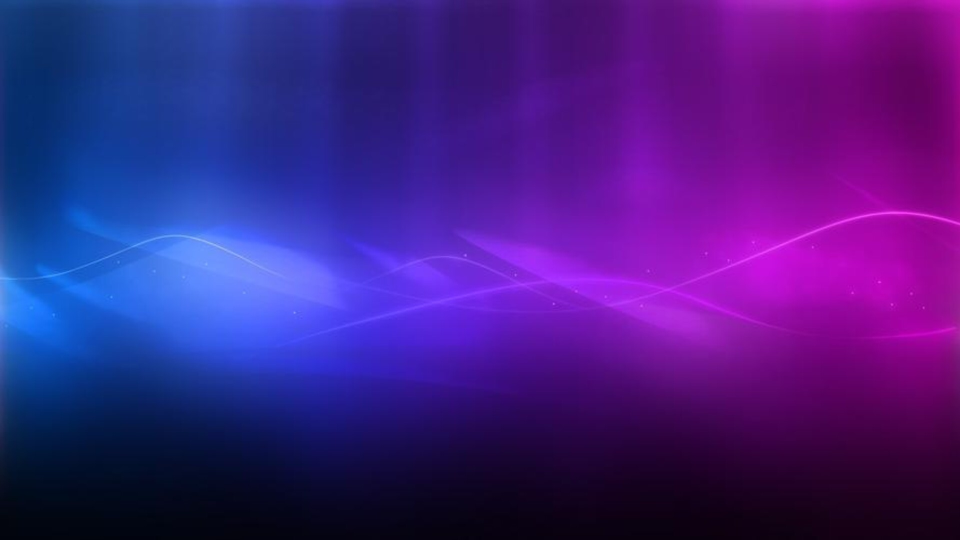
#> input picture app/docker/web/tv/images/theme2-bg.jpg, 1920 x 1080 px (shown at 1/2 size)
$ python make_topshelf.py ../app/docker/web/tv/images/theme2-bg.jpg ../app/docker/web/tv/images
#> lines starting #> are read from the running program, lines starting #| are printed output that depends on the picture
#!/usr/bin/env python3
# -*- coding: utf-8 -*-
"""
一键生成 Apple TV 背景墙(Top Shelf)所需的 4 张合规图片。

为什么需要它：Apple TV 首屏 App 上方的背景墙由 Assets.xcassets/AppIcon.brandassets
里两个 imageset 共 4 张图组成（标准 1x/2x + 宽屏 1x/2x），尺寸或命名只要有一张
不对，编译时就会被静默丢弃，表现为"换了背景墙、装到电视上却变灰/消失"。
本脚本把任意一张大图一次性等比裁剪缩放成全部 4 张、并放到正确目录、用正确文件名，
从根上杜绝漏图/错尺寸。

用法：
    pip install pillow
    python tools/make_topshelf.py 你的大图.jpg
可选第二参数指定输出根目录（默认 tvos-client/MomoKtvTV/Assets.xcassets/AppIcon.brandassets）
"""
import os, sys

try:
    from PIL import Image
except ImportError:
    sys.exit("缺少 Pillow，请先运行：pip install pillow")

# (输出相对路径, 宽, 高)
TARGETS = [
    ("Top Shelf Image.imageset/topshelf_std.png",      1920, 720),
    ("Top Shelf Image.imageset/topshelf_std_2x.png",   3840, 1440),
    ("Top Shelf Image Wide.imageset/topshelf.png",     2320, 720),
    ("Top Shelf Image Wide.imageset/topshelf_2x.png",  4640, 1440),
]

def cover_resize(img, w, h):
    """等比缩放后居中裁剪到 w×h（cover），保证不变形。"""
    iw, ih = img.size
    scale = max(w / iw, h / ih)
    nw, nh = max(1, round(iw * scale)), max(1, round(ih * scale))
    img = img.resize((nw, nh), Image.LANCZOS)
    left, top = (nw - w) // 2, (nh - h) // 2
    return img.crop((left, top, left + w, top + h))

def main():
    if len(sys.argv) < 2:
        sys.exit("用法：python tools/make_topshelf.py <输入大图> [输出根目录]")
    src = sys.argv[1]
    here = os.path.dirname(os.path.abspath(__file__))
    root = sys.argv[2] if len(sys.argv) > 2 else os.path.join(
        here, "..", "tvos-client", "MomoKtvTV", "Assets.xcassets", "AppIcon.brandassets")
    img = Image.open(src).convert("RGB")
#> img is the input picture: PIL image 1920x1080 RGB; mean R, G, B 68.3, 30.2, 133.5
    print(f"输入图尺寸：{img.size[0]} x {img.size[1]}（建议宽度≥4640）")
#| 输入图尺寸：1920 x 1080（建议宽度≥4640）
    for rel, w, h in TARGETS:
        out = os.path.join(root, rel)
        os.makedirs(os.path.dirname(out), exist_ok=True)
        cover_resize(img, w, h).save(out, "PNG")
        print(f"  生成 {rel}  {w}x{h}  ({os.path.getsize(out)//1024}KB)")
#> this loop made 4 passes
#> pass 1, in main, `cover_resize(img, w, h).save(out, "PNG")`:
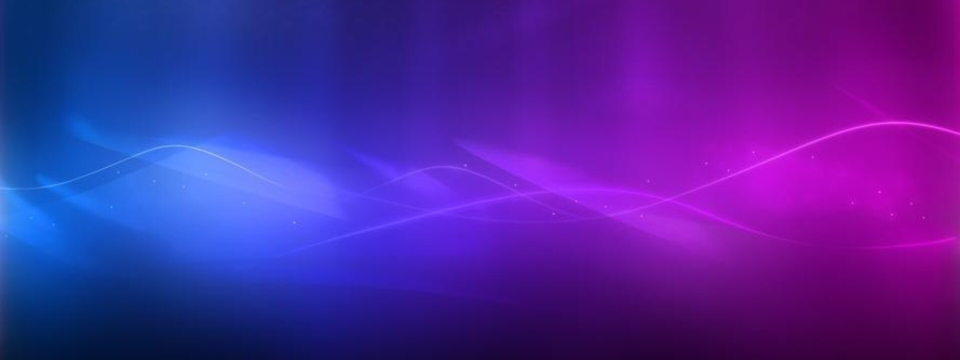
#> saved as topshelf_std.png: PIL image 1920x720 RGB (shown at 1/2 size); mean R, G, B 80.9, 36.4, 159.4
    print("完成：4 张背景墙已就位，直接提交并构建即可，CI 会再次校验尺寸。")

if __name__ == "__main__":
    main()

$ run again, on web/tv/images/theme3-bg.jpg
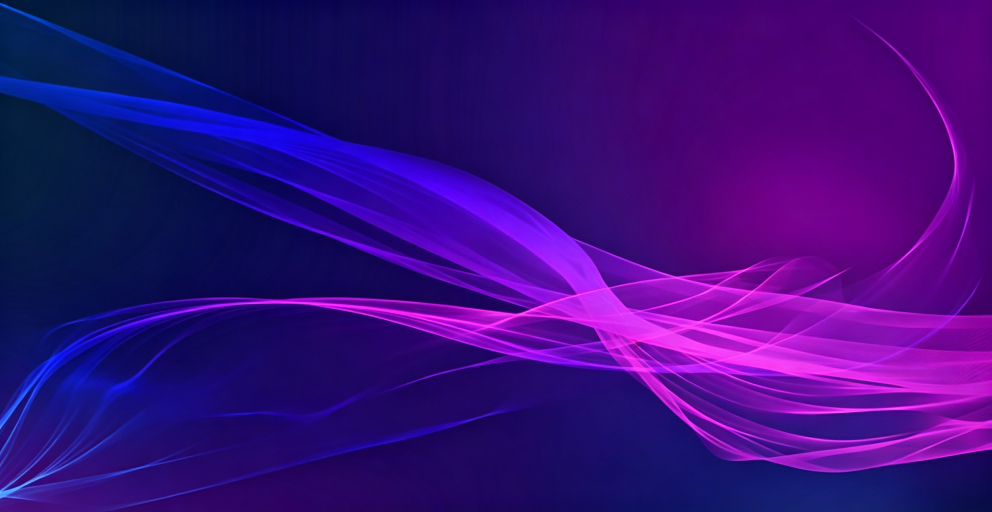
#> input picture web/tv/images/theme3-bg.jpg, 2976 x 1536 px (shown at 1/3 size)
#> in main, img is the input picture: PIL image 2976x1536 RGB; mean R, G, B 57.7, 11.9, 124.4
#| 输入图尺寸：2976 x 1536（建议宽度≥4640）
#> the loop in main, `for rel, w, h in TARGETS:` made 4 passes
#> pass 1, in main, `cover_resize(img, w, h).save(out, "PNG")`:
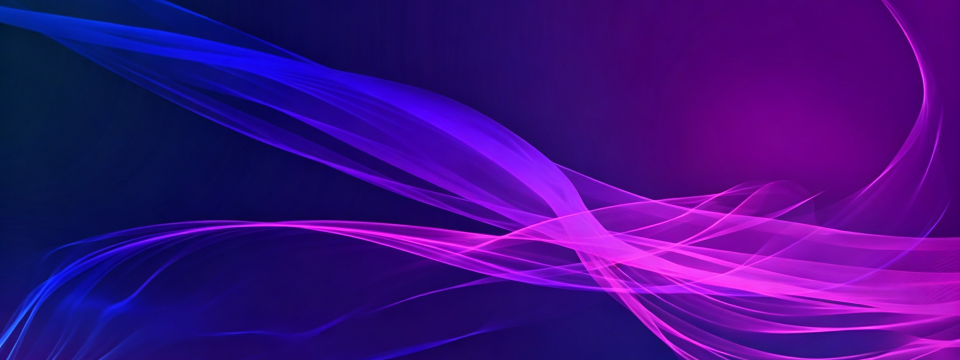
#> saved as topshelf_std.png: PIL image 1920x720 RGB (shown at 1/2 size); mean R, G, B 64.4, 11.9, 131.3
#> pass 2, in main, `cover_resize(img, w, h).save(out, "PNG")`:
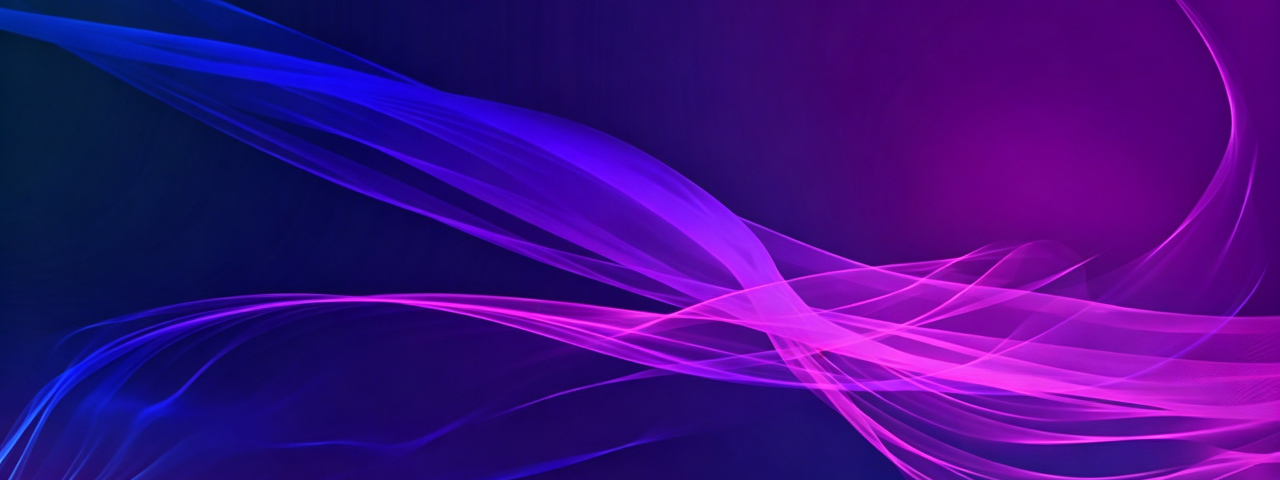
#> saved as topshelf_std_2x.png: PIL image 3840x1440 RGB (shown at 1/3 size); mean R, G, B 64.4, 11.9, 131.3
